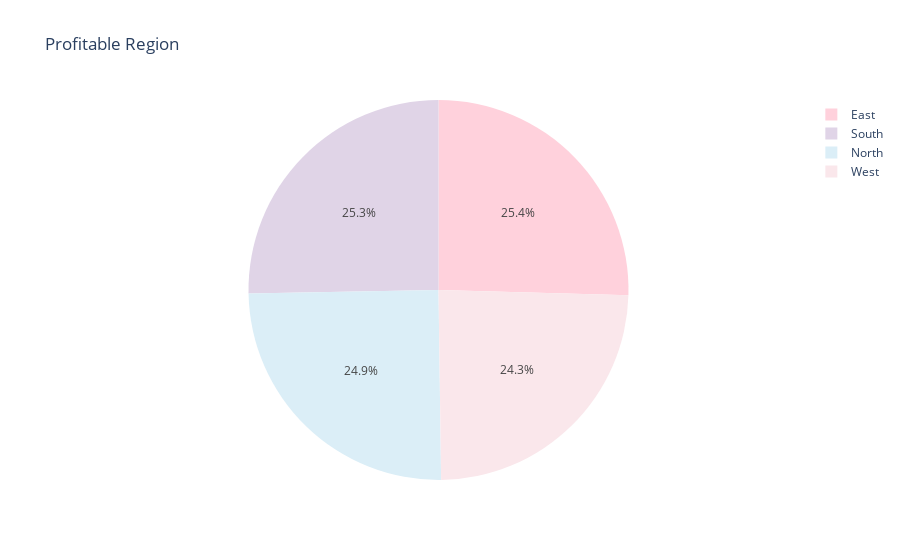

The notebook cell this image was saved under:
### Code cell
#GRAPH FOR THE SAME
rgraph=px.pie(
    profitable_region,
    names="Region", 
    values="NetSales", 
    title="Profitable Region",
    color_discrete_sequence=["#FFD1DC","#E0D4E7","#DBEEF7","#FAE7EB"]
)
rgraph.show()

### Figure 1 — Plotly figure (JSON) as saved in the notebook; plotly's stock layout.template omitted (floating-point values rounded to 4 significant figures)
{"data": [{"domain": {"x": [0, 1], "y": [0, 1]}, "hovertemplate": "Region=%{label}<br>NetSales=%{value}<extra></extra>", "labels": ["East", "South", "North", "West"], "legendgroup": "", "name": "", "showlegend": true, "type": "pie", "values": [76074290, 75673780, 74550250, 72832220]}], "layout": {"legend": {"tracegroupgap": 0}, "piecolorway": ["#FFD1DC", "#E0D4E7", "#DBEEF7", "#FAE7EB"], "title": {"text": "Profitable Region"}}}
